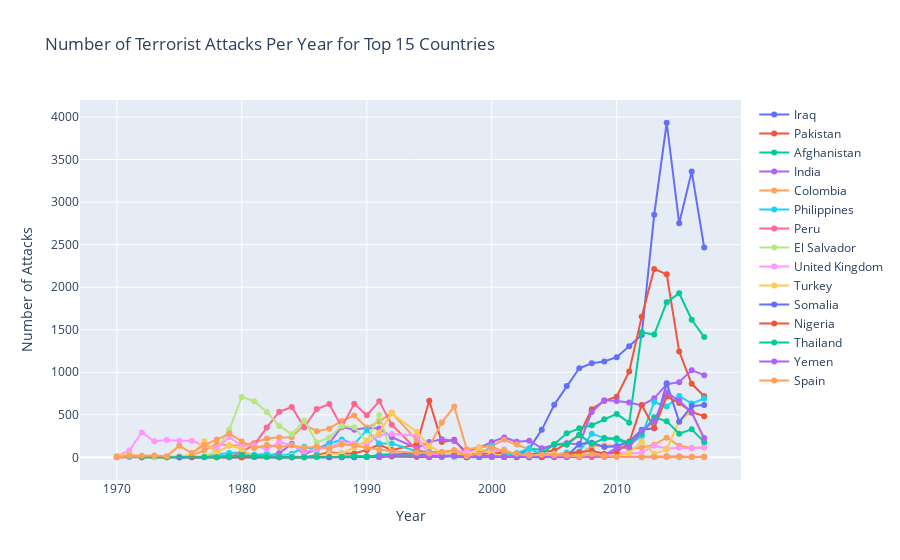

Notebook code for this chart:
### Code cell
import plotly.graph_objects as go

# Create an empty figure
fig = go.Figure()

# Add a separate line to the figure for each country
for country in top_countries:
    df_country = df_top_countries[df_top_countries['Country'] == country]
    fig.add_trace(go.Scatter(x=df_country['Year'], y=df_country['Number of Attacks'], 
                             mode='lines+markers', name=country))

# Set the title and labels
fig.update_layout(title='Number of Terrorist Attacks Per Year for Top {} Countries'.format(N),
                  xaxis_title='Year', yaxis_title='Number of Attacks')

# Show the figure
fig.show()
